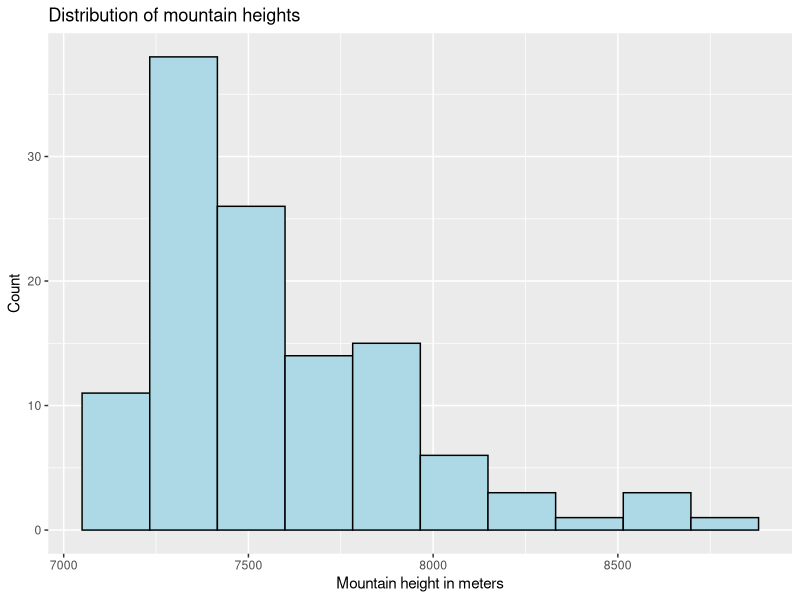
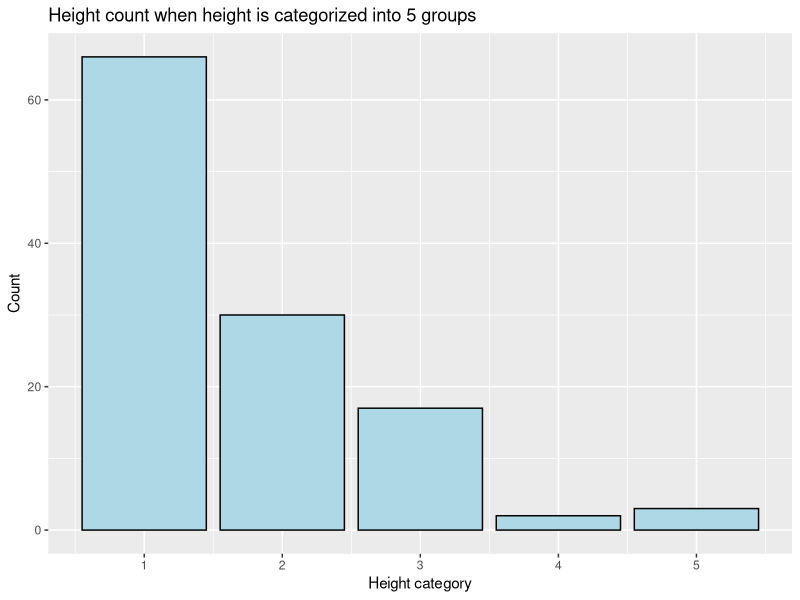
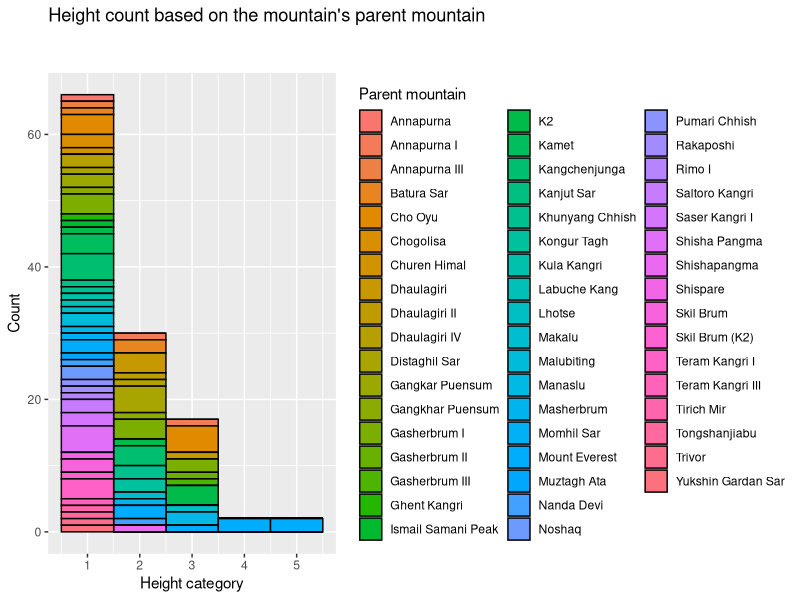
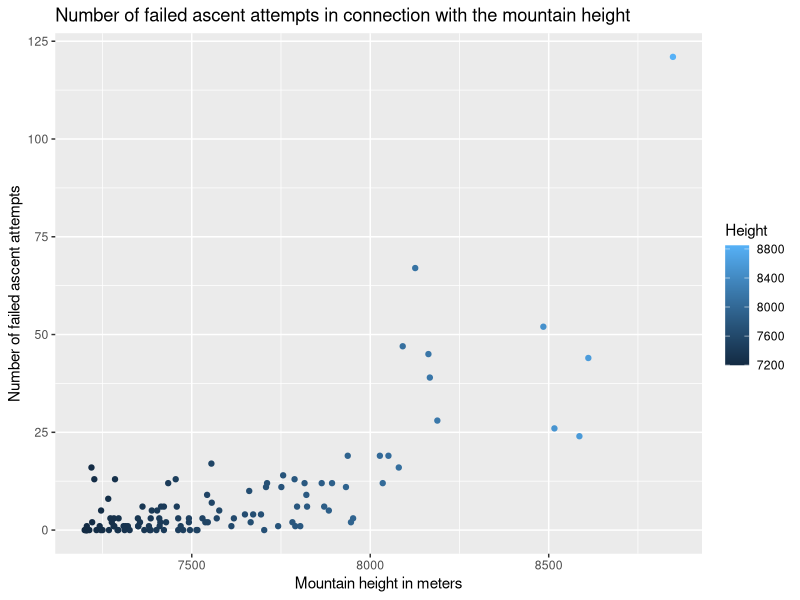
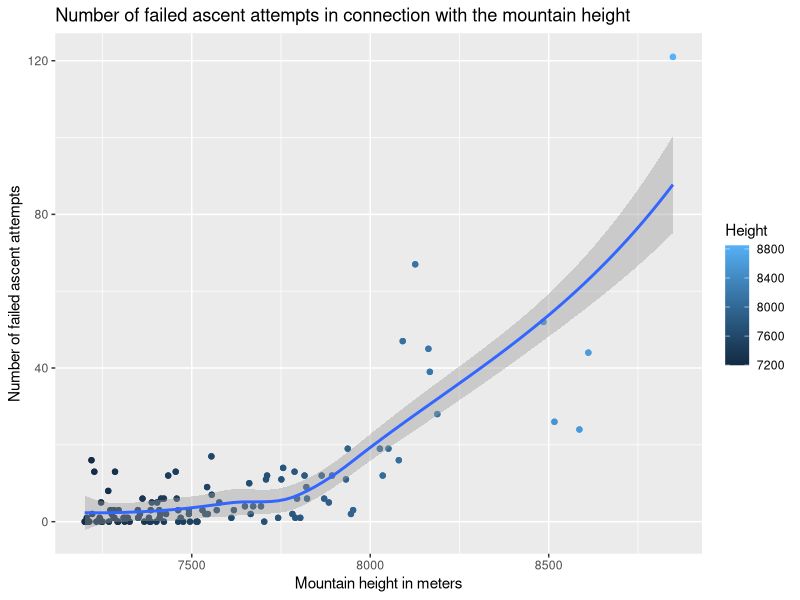
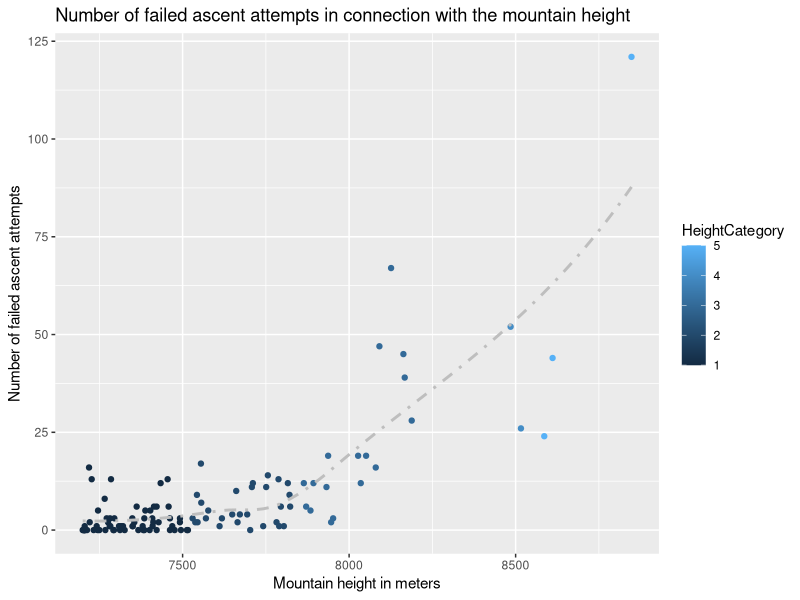
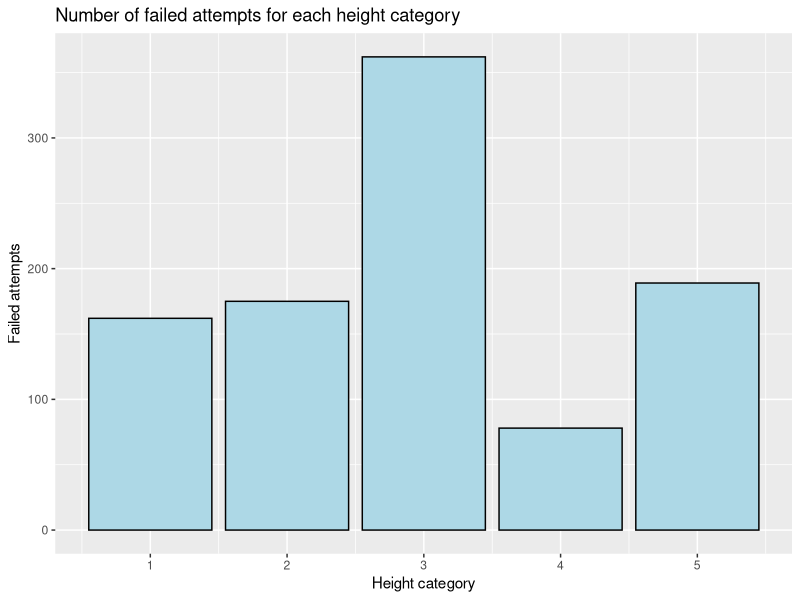
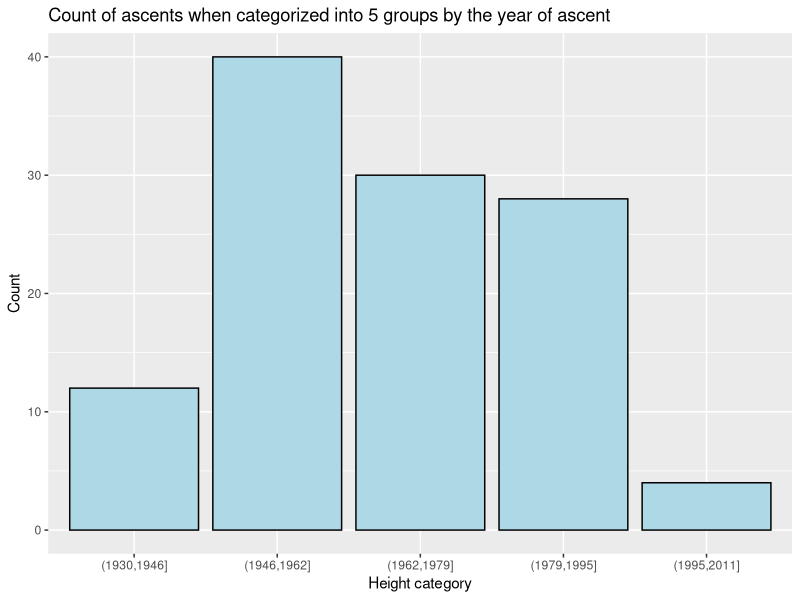

These charts were generated, in order, by the following R code:
## ---- chunk 1
knitr::opts_chunk$set(echo = TRUE)
library(tidyverse)
library(stringr)
library(ggplot2)
options(warn = 0)
## ---- chunk 2
hm <- read.csv("../data/HighestMountains.csv", stringsAsFactors = F, header = T, na.strings = '')
hm <- tbl_df(hm)
head(hm)
glimpse(hm)
summary(hm)
## ---- chunk 3
hm <- mutate(hm, HeightCategory = cut(Height..m., 5, labels = F))
hm <- mutate(hm, RankCategory = ntile(Rank, 5))
hm$First.ascent <- as.integer(sub('unclimbed', NaN, hm$First.ascent))
hm <- mutate(hm, FirstClimbCategory = cut(First.ascent, 5, dig.lab = 4, na.rm = T))
## ---- chunk 4
options(warn = -1)
graph <- ggplot(hm, aes(x = Height..m.)) + geom_histogram(bins = 10, fill = 'light blue', color = 'black') + labs(x = 'Mountain height in meters', y = 'Count', title = 'Distribution of mountain heights')
#ggsave(plot = graph, filename="../figures/MountainHeights.png")
graph
## ---- chunk 5
graph <- ggplot(hm, aes(x = HeightCategory)) + geom_histogram(bins = 5, stat = 'count', fill = 'light blue', color = 'black') + labs(x = 'Height category', y = 'Count', title = 'Height count when height is categorized into 5 groups')
#ggsave(plot = graph, filename="../figures/MountainHeights5groups.png")
graph
## ---- chunk 6
filter(hm, !is.na(hm$Parent.mountain)) %>% ggplot(aes(x = HeightCategory, fill = Parent.mountain)) + geom_histogram(bins = 5, color = 'black') + labs(fill = 'Parent mountain', x = 'Height category', y = 'Count', title = 'Height count based on the mountain\'s parent mountain\n\n') -> graph
#ggsave(plot = graph, filename="../figures/MountainHeightsByParent.png")
graph
## ---- chunk 7
graph <- ggplot(hm, aes(x = Height..m., y = Failed.attempts.bef..2004, color = Height..m.)) + geom_point(na.rm = TRUE) + labs(x = 'Mountain height in meters', y = 'Number of failed ascent attempts', title = 'Number of failed ascent attempts in connection with the mountain height', color = 'Height')
#ggsave(plot = graph, filename="../figures/FailedAscentAttemptsPoints.png")
graph
## ---- chunk 8
graph + geom_point(na.rm = TRUE) + stat_smooth(na.rm = TRUE, method = 'loess') -> graph2
#ggsave(plot = graph2, filename="../figures/FailedAscentAttemptsPointsLoess.png")
graph2
## ---- chunk 9
graph <- ggplot(hm, aes(x = hm$Height..m., y = hm$Failed.attempts.bef..2004, color = HeightCategory)) + geom_point(na.rm = TRUE) + geom_smooth(na.rm = TRUE, aes(x = hm$Height..m., y = hm$Failed.attempts.bef..2004), method = 'loess', linetype = 4, color = "grey", se = FALSE, inherit.aes = FALSE) + labs(x = 'Mountain height in meters', y = 'Number of failed ascent attempts', title = 'Number of failed ascent attempts in connection with the mountain height')
#ggsave(plot = graph, filename="../figures/FailedAscentAttemptsPointsLoessColor.png")
graph
## ---- chunk 10
options(warn = -1)
hm %>% group_by(HeightCategory) -> groupedByHC
summarise(groupedByHC, countOfFailures = sum(Failed.attempts.bef..2004, na.rm = T)) -> groupedByHC
graph <- ggplot(groupedByHC, aes(groupedByHC$HeightCategory, groupedByHC$countOfFailures)) + geom_col(fill = 'light blue', color = 'black') + labs(x = 'Height category', y = 'Failed attempts', title = 'Number of failed attempts for each height category')
#ggsave(plot = graph, filename="../figures/FailedAscentAttempts.png")
graph
## ---- chunk 11

filter(hm, !is.na(hm$FirstClimbCategory)) %>% ggplot(aes(FirstClimbCategory)) + geom_histogram(bins = 5, stat = 'count', na.rm = TRUE, fill = 'light blue', color = 'black') + labs(x = 'Height category', y = 'Count', title = 'Count of ascents when categorized into 5 groups by the year of ascent') -> graph
#ggsave(plot = graph, filename="../figures/YearOfAscents.png")
graph
